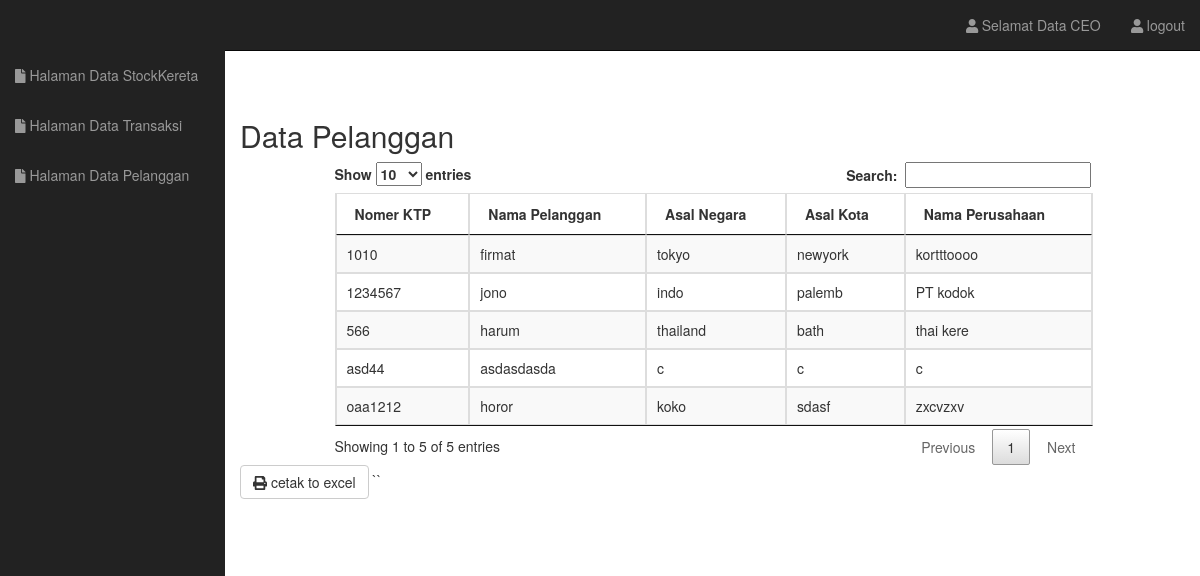
The app's page /lamanCEOpelanggan.php (signed in) with its own data.
### tables this page shows
CREATE TABLE `pelanggan` (
  `noKTP` varchar(10) NOT NULL,
  `nama` varchar(20) DEFAULT NULL,
  `asalNegara` varchar(20) DEFAULT NULL,
  `asalKota` varchar(100) DEFAULT NULL,
  `namaPerusahaan` varchar(100) DEFAULT NULL
);

### model/Pelanggan.php (called while the page is built, shortened)
<?php
class Pelanggan {
	private $mysqli;
	function __construct($conn){
		$this->mysqli = $conn;
	}
	public function tampilPelanggan(){
		$db = $this->mysqli->conn;
		$sql = "SELECT * FROM pelanggan";
		$squery = $db->query($sql) or die($db->error);
		return $squery;
	}
}
?>

### lamanCEOpelanggan.php (the view, shortened to what this page needs)
<!DOCTYPE html>
<?php
include 'model/config.php';
$connection = new Database($host, $user, $pass, $database);
include 'model/Pelanggan.php';
$brg = new Pelanggan($connection);
?>
<html lang="en">
  <head>
    <link href="css/bootstrap.css" rel="stylesheet">
    <link rel="stylesheet" type="text/css" href="data.css">
    <link rel="stylesheet" type="text/css" href="css/datatables.min.css"/>
    <link rel="stylesheet" type="text/css" href="css/fontawesome-all.min.css">
    <link href="css/sb-admin.css" rel="stylesheet">
    <link rel="stylesheet" href="font-awesome/css/font-awesome.min.css">
  </head>
  <body>
    <div id="wrapper">
      <nav class="navbar navbar-inverse navbar-fixed-top" role="navigation">
        <div class="collapse navbar-collapse navbar-ex1-collapse">
          <ul class="nav navbar-nav side-nav">
            <li ><a href="lamanCEOstockKereta.php"><i class="fa fa-file"></i> Halaman Data StockKereta</a></li>
            <li ><a href="lamanCEOtransaksi.php"><i class="fa fa-file"></i> Halaman Data Transaksi</a></li>
            <li ><a href="lamanCEOpelanggan.php"><i class="fa fa-file"></i> Halaman Data Pelanggan</a></li>
          </ul>
          <ul class="nav navbar-nav navbar-right navbar-user">
            <li class="dropdown user-dropdown">
              <a href="#"><i class="fa fa-user"></i> Selamat Data CEO</a>
            </li>
            <li class="dropdown user-dropdown">
              <a href="logout.php"><i class="fa fa-user"></i> logout</a>
            </li>
          </ul>
        </div>
      </nav>
      <div class="container-fluid" id="data">
       <h2>Data Pelanggan</h2>
       <div class="table-responsive">
          <table id="example" class="table table-striped table-bordered" cellspacing="0" width="100%">
          <thead>
            <tr>
              <th>Nomer KTP</th>
              <th>Nama Pelanggan</th>
              <th>Asal Negara</th>
              <th>Asal Kota</th>
              <th>Nama Perusahaan</th>
            </tr>
          </thead>
          <tbody>
            <?php
            $tampil = $brg->tampilPelanggan();
            while($data = $tampil->fetch_array()){
             ?>
             <tr>
               <td><?php echo $data['noKTP']; ?></td>
               <td><?php echo $data['nama']; ?></td>
               <td><?php echo $data['asalNegara']; ?></td>
               <td><?php echo $data['asalKota']; ?></td>
               <td><?php echo $data['namaPerusahaan']; ?></td>
             </tr>
             <?php
           }
              ?>
          </tbody>
          </table>
          </div>
          <a href="report/cetakdataPelanggan.php"  target="_blank">
          <button type="button" class="btn btn-default"><i class="fa fa-print"></i> cetak to excel </button>
        </a>``
        </div>
      </div>
  </body>
</html>

### css/data.css (style rules this page uses)
#data { padding-bottom: 5%; padding-top: 5%; }
.table-responsive { width: 80%; margin-left: 10%; }

### css/sb-admin.css (style rules this page uses)
body { margin-top: 50px; }
#wrapper { padding-left: 0; }
@media (min-width:768px) { #wrapper { padding-left: 225px; } }
@media (min-width:768px) { .side-nav { margin-left: -225px; left: 225px; width: 225px; position: fixed; top: 50px; height: 100%; border-radius: 0; border: none; background-color: #222222; overflow-y: auto; } }
@media (min-width:768px) { .side-nav>li>a { width: 225px; } }
@media (min-width:768px) { .navbar-collapse { padding-left: 15px !important; padding-right: 15px !important; } }

### records on screen
pelanggan: noKTP "1010", nama "firmat", asalNegara "tokyo", asalKota "newyork", namaPerusahaan "kortttoooo"
pelanggan: noKTP "1234567", nama "jono", asalNegara "indo", asalKota "palemb", namaPerusahaan "PT kodok"
pelanggan: noKTP "566", nama "harum", asalNegara "thailand", asalKota "bath", namaPerusahaan "thai kere"
pelanggan: noKTP "asd44", nama "asdasdasda", asalNegara "c", asalKota "c", namaPerusahaan "c"
pelanggan: noKTP "oaa1212", nama "horor", asalNegara "koko", asalKota "sdasf", namaPerusahaan "zxcvzxv"
